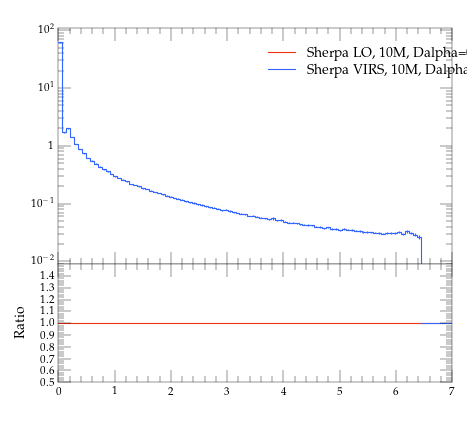

Recreate this plot in Python.
#! /usr/bin/env python

# This Python script was auto-generated using YODA v2.0.0.
# Analysis object: /evtb/inc_jg_e
# Timestamp: 15-04-2024 (14:39:01)

import matplotlib as mpl
import matplotlib.pyplot as plt
mpl.use('Agg') # comment out for interactive use
import os
import numpy as np

plotDir = os.path.split(os.path.realpath(__file__))[0]
if 'YODA_USER_PLOT_PATH' in globals():
    plot_outdir = globals()['YODA_USER_PLOT_PATH']
else:
    plot_outdir = plotDir

#plot style
plt.style.use(os.path.join(plotDir, '../default.mplstyle'))
# plot metadata
figW, figH = plt.rcParams['figure.figsize']
ax_xLabel = r''
ax_yLabel = r''
ax_title  = r''
ax_xScale = 'linear'
ax_yScale = 'log'
xLims = (0.0, 7.0)
yLims = (0.009000000000000001, 110.00000000000001)

# TeX-friendly labels for the legend
labels = [ r"Sherpa LO, 10M, Dalpha=0.01", r"Sherpa VIRS, 10M, Dalpha=0.01" ]

# Create figure and axis objects
fig, (ax, ratio0_ax) = plt.subplots(2, 1, sharex=True,
                  figsize=(figW,figH), gridspec_kw={'height_ratios': (2, 1)})
ratio0_ax.yaxis.set_major_locator(mpl.ticker.MultipleLocator(0.1))
ratio0_ax.set_ylim(0.5, 1.4999)
ratio0_ax.set_ylabel('Ratio')

# LineColor map: curve index -> color
linecolors = {0: '#EE3311', 1: '#3366FF'}
# the numerical data is stored in a separate file
dataf = dict()
prefix = os.path.split(__file__)[0]
if prefix:    prefix = prefix + '/'
exec(open(prefix+'inc_jg_e__data.py').read(), dataf)


legend_handles = [] # keep track of handles for the legend

# style options for curves
# starts at zorder>=5 to draw curve on top of legend
styles = {
  'curve0': {
    'color' : linecolors[0],
    'linestyle' : '-',
    'marker' : 'o',
    'zorder' : 5,
    'histstyle' : True,
  },
  'curve1': {
    'color' : linecolors[1],
    'linestyle' : '-',
    'marker' : 'o',
    'zorder' : 6,
    'histstyle' : True,
  },
}
# curve from input yoda files in main panel
for label in dataf['yvals'].keys():
    if all(np.isnan(v) for v in dataf['yvals'][label]):
        continue
    tmp = None
    if styles[label]['histstyle']: # draw as histogram
        tmp, = ax.plot(dataf['xedges'], dataf['yedges'][label],
                       color=styles[label]['color'],
                       linestyle=styles[label]['linestyle'],
                       drawstyle='steps-pre', solid_joinstyle='miter',
                       zorder=styles[label]['zorder'], label=label)
        ax.errorbar(dataf['xpoints'], dataf['yvals'][label], color=styles[label]['color'],
                    xerr=dataf['xerrs'], yerr=[dataf['ydowns'][label], dataf['yups'][label]],
                    linestyle='none', zorder=styles[label]['zorder'])
    else: # draw as scatter
        tmp = ax.errorbar(dataf['xpoints'], dataf['yvals'][label],
                          xerr=dataf['xerrs'],
                          yerr=[ dataf['ydowns'][label],
                          dataf['yups'][label] ],
                          fmt=styles[label]['marker'],
                          ecolor=styles[label]['color'],
                          color=styles[label]['color'], zorder=2)
        tmp[-1][0].set_linestyle(styles[label]['linestyle'])
    legend_handles += [tmp]
    for varLabel in dataf['variation_yvals'].keys():
        if varLabel.startswith(label):
            tmp, = ax.plot(dataf['xedges'], dataf['variation_yvals'][varLabel],
                           color=styles[label]['color'],
                           linestyle=styles[label]['linestyle'],
                           drawstyle='steps-pre', solid_joinstyle='miter',
                           zorder=styles[label]['zorder'], alpha=0.5)


# plots on ratio panel
# curve from input yoda files in ratio panel
for label, yvals in dataf['ratio0_yvals'].items():
    if all(np.isnan(v) for v in yvals):
        continue
    if styles[label]['histstyle']: # plot as histogram
        ratio0_ax.plot(dataf['xedges'], yvals,
                       color=styles[label]['color'],
                       linestyle=styles[label]['linestyle'],
                       drawstyle='steps-pre', zorder=1,
                       solid_joinstyle='miter')
        ratio0_ax.vlines(dataf['xpoints'],
                         dataf['ratio0_ymin'][label],
                         dataf['ratio0_ymax'][label],
                         color=styles[label]['color'], zorder=1)
    else: # plot as scatter
        tmp = ratio0_ax.errorbar(dataf['xpoints'],
                                 yvals, xerr=dataf['xerrs'],
                                 yerr=dataf['ratio0_yerrs'][label],
                                 fmt=styles[label]['marker'],
                                 ecolor=styles[label]['color'],
                                 color=styles[label]['color'])
        tmp[-1][0].set_linestyle(styles[label]['linestyle'])

    for varlabel in dataf['ratio0_variation_vals'].keys():
        if varlabel.startswith(label):
            ratio0_ax.plot(dataf['xedges'],
                            dataf['ratio0_variation_vals'][varlabel],
                            color=styles[label]['color'],
                            linestyle=styles[label]['linestyle'],
                            drawstyle='steps-pre', solid_joinstyle='miter',
                            zorder=1, alpha=0.5)

legend_pos = (0.5, 0.97)
ax.legend(legend_handles, labels, loc='upper left', bbox_to_anchor=legend_pos)

# set plot metadata as defined above
ratio0_ax.set_xlabel(ax_xLabel)
ratio0_ax.xaxis.set_label_coords(1., -.15)
ax.set_ylabel(ax_yLabel, loc='top')
ax.set_title(ax_title, loc='left')
ax.set_xscale(ax_xScale)
ax.set_yscale(ax_yScale)
ax.set_xlim(xLims)
ax.set_ylim(yLims)

# tick formatting
plt.rcParams['xtick.top'] = True
plt.rcParams['ytick.right'] = True
ax.yaxis.set_major_locator(mpl.ticker.LogLocator(base=10.0, numticks=np.inf))
ax.yaxis.set_minor_locator(mpl.ticker.LogLocator(
                           base=10.0, subs=np.arange(0.1, 1, 0.1), numticks=np.inf))
fig.align_ylabels((ax, ratio0_ax))
plt.savefig(os.path.join(plot_outdir, 'inc_jg_e.pdf'), format='PDF')
plt.savefig(os.path.join(plot_outdir, 'inc_jg_e.png'), format='PNG')

plt.close(fig)
